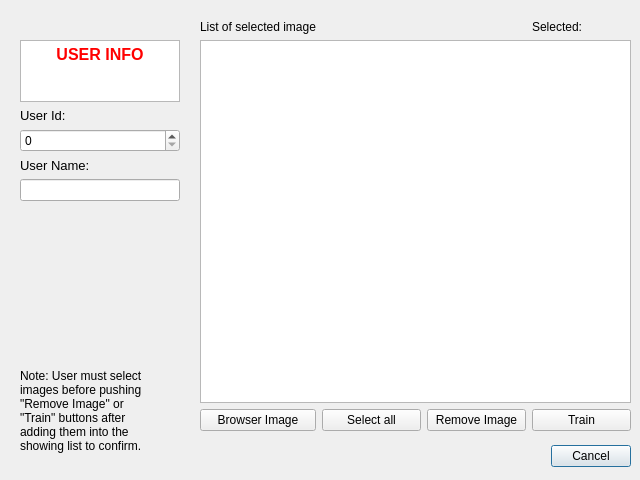
<?xml version="1.0" encoding="UTF-8"?>
<ui version="4.0">
 <class>fourthWindow</class>
 <widget class="QDialog" name="fourthWindow">
  <property name="geometry">
   <rect>
    <x>0</x>
    <y>0</y>
    <width>640</width>
    <height>480</height>
   </rect>
  </property>
  <property name="windowTitle">
   <string>Dialog</string>
  </property>
  <widget class="QDialogButtonBox" name="buttonBox">
   <property name="geometry">
    <rect>
     <x>10</x>
     <y>440</y>
     <width>621</width>
     <height>32</height>
    </rect>
   </property>
   <property name="orientation">
    <enum>Qt::Horizontal</enum>
   </property>
   <property name="standardButtons">
    <set>QDialogButtonBox::Cancel</set>
   </property>
  </widget>
  <widget class="QWidget" name="gridLayoutWidget">
   <property name="geometry">
    <rect>
     <x>200</x>
     <y>20</y>
     <width>431</width>
     <height>411</height>
    </rect>
   </property>
   <layout class="QGridLayout" name="gridLayout">
    <item row="0" column="3">
     <widget class="QLabel" name="label_2">
      <property name="text">
       <string>Selected:</string>
      </property>
     </widget>
    </item>
    <item row="0" column="0">
     <widget class="QLabel" name="label">
      <property name="text">
       <string>List of selected image</string>
      </property>
     </widget>
    </item>
    <item row="2" column="3">
     <widget class="QPushButton" name="pushButton_3">
      <property name="text">
       <string>Train</string>
      </property>
     </widget>
    </item>
    <item row="1" column="0" colspan="4">
     <widget class="QListWidget" name="listWidget"/>
    </item>
    <item row="2" column="2">
     <widget class="QPushButton" name="pushButton_4">
      <property name="text">
       <string>Remove Image</string>
      </property>
     </widget>
    </item>
    <item row="2" column="0">
     <widget class="QPushButton" name="pushButton">
      <property name="text">
       <string>Browser Image</string>
      </property>
     </widget>
    </item>
    <item row="2" column="1">
     <widget class="QPushButton" name="pushButton_2">
      <property name="text">
       <string>Select all</string>
      </property>
     </widget>
    </item>
   </layout>
  </widget>
  <widget class="QWidget" name="verticalLayoutWidget">
   <property name="geometry">
    <rect>
     <x>20</x>
     <y>40</y>
     <width>160</width>
     <height>161</height>
    </rect>
   </property>
   <layout class="QVBoxLayout" name="verticalLayout">
    <item>
     <widget class="QTextBrowser" name="textBrowser">
      <property name="html">
       <string>&lt;!DOCTYPE HTML PUBLIC &quot;-//W3C//DTD HTML 4.0//EN&quot; &quot;http://www.w3.org/TR/REC-html40/strict.dtd&quot;&gt;
&lt;html&gt;&lt;head&gt;&lt;meta name=&quot;qrichtext&quot; content=&quot;1&quot; /&gt;&lt;style type=&quot;text/css&quot;&gt;
p, li { white-space: pre-wrap; }
&lt;/style&gt;&lt;/head&gt;&lt;body style=&quot; font-family:'MS Shell Dlg 2'; font-size:8.25pt; font-weight:400; font-style:normal;&quot;&gt;
&lt;p align=&quot;center&quot; style=&quot; margin-top:0px; margin-bottom:0px; margin-left:0px; margin-right:0px; -qt-block-indent:0; text-indent:0px;&quot;&gt;&lt;span style=&quot; font-size:12pt; font-weight:600; color:#ff0000;&quot;&gt;USER INFO&lt;/span&gt;&lt;/p&gt;&lt;/body&gt;&lt;/html&gt;</string>
      </property>
     </widget>
    </item>
    <item>
     <widget class="QLabel" name="label_4">
      <property name="font">
       <font>
        <pointsize>10</pointsize>
       </font>
      </property>
      <property name="text">
       <string>User Id:</string>
      </property>
     </widget>
    </item>
    <item>
     <widget class="QSpinBox" name="spinBox"/>
    </item>
    <item>
     <widget class="QLabel" name="label_3">
      <property name="font">
       <font>
        <pointsize>10</pointsize>
       </font>
      </property>
      <property name="text">
       <string>User Name:</string>
      </property>
     </widget>
    </item>
    <item>
     <widget class="QLineEdit" name="lineEdit"/>
    </item>
   </layout>
  </widget>
  <widget class="QLabel" name="label_5">
   <property name="geometry">
    <rect>
     <x>20</x>
     <y>350</y>
     <width>141</width>
     <height>121</height>
    </rect>
   </property>
   <property name="text">
    <string>Note: User must select images before pushing &quot;Remove Image&quot; or &quot;Train&quot; buttons after adding them into the showing list to confirm.</string>
   </property>
   <property name="wordWrap">
    <bool>true</bool>
   </property>
  </widget>
 </widget>
 <resources/>
 <connections>
  <connection>
   <sender>buttonBox</sender>
   <signal>accepted()</signal>
   <receiver>fourthWindow</receiver>
   <slot>accept()</slot>
   <hints>
    <hint type="sourcelabel">
     <x>248</x>
     <y>254</y>
    </hint>
    <hint type="destinationlabel">
     <x>157</x>
     <y>274</y>
    </hint>
   </hints>
  </connection>
  <connection>
   <sender>buttonBox</sender>
   <signal>rejected()</signal>
   <receiver>fourthWindow</receiver>
   <slot>reject()</slot>
   <hints>
    <hint type="sourcelabel">
     <x>316</x>
     <y>260</y>
    </hint>
    <hint type="destinationlabel">
     <x>286</x>
     <y>274</y>
    </hint>
   </hints>
  </connection>
 </connections>
</ui>
